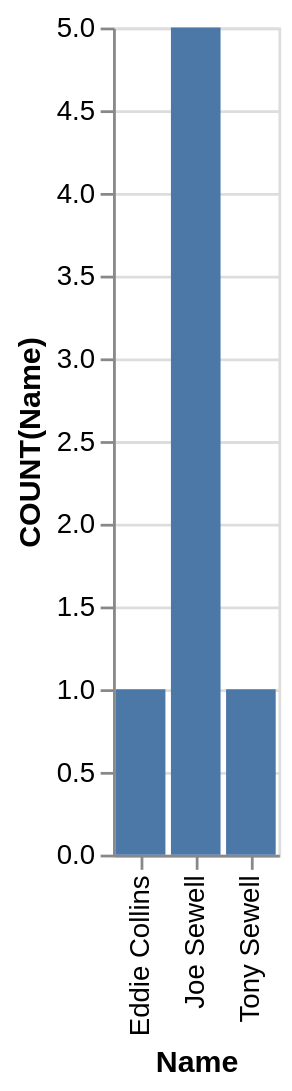

Write the Vega-Lite specification saved for this chart.
### Vega-Lite specification from a JSON file in a GitHub repository (floating-point values rounded to 4 significant figures)
{"data": {"values": [{"x_data": "Eddie Collins", "y_data": 1}, {"x_data": "Joe Sewell", "y_data": 5}, {"x_data": "Tony Sewell", "y_data": 1}]}, "mark": "bar", "encoding": {"x": {"field": "x_data", "type": "nominal", "title": "Name", "sort": "ascending"}, "y": {"field": "y_data", "type": "quantitative", "title": "COUNT(Name)"}}}
